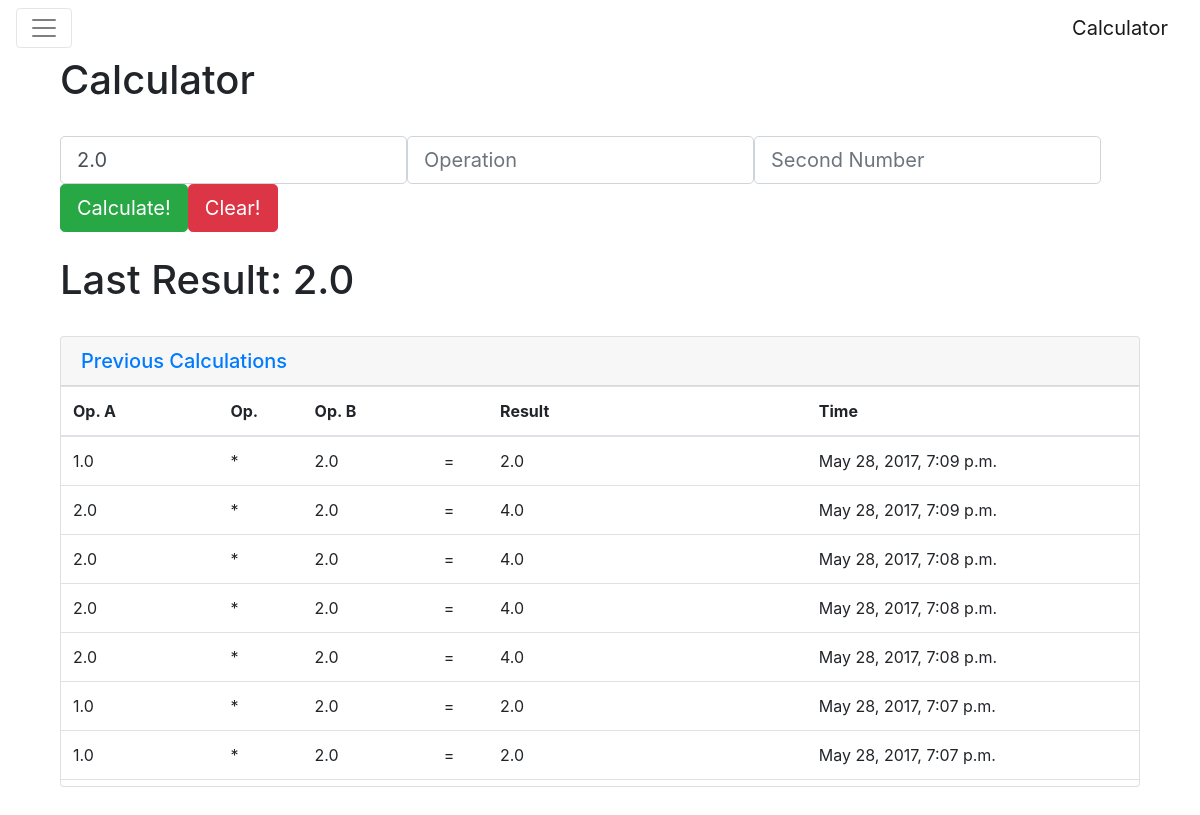
The app's page /calc/, older data.
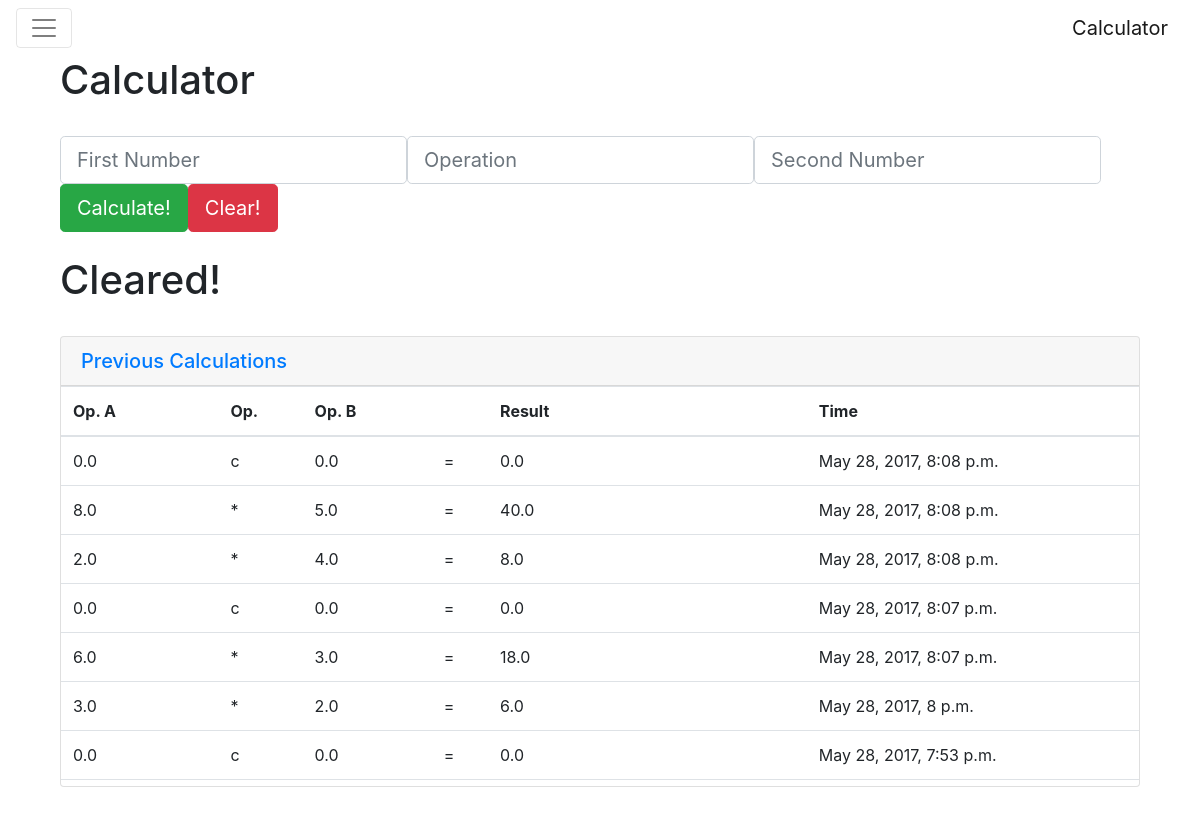
The same page, newer data.
### calc/models.py (models this page shows, shortened)
class calc_log(models.Model):
    op_a = models.FloatField(null=True)
    op = models.CharField(max_length=200, null=True)
    op_b = models.FloatField(null=True)
    res = models.FloatField(null=True)
    calc_time = models.DateTimeField('date published')

### calc/views.py (the view)
class IndexView(generic.ListView):
    template_name = 'calc/index.html'
    context_object_name = 'calc_log_list'
    def get_queryset(self):
        return calc_log.objects.order_by('-calc_time')

### calc/templates/calc/index.html (shortened to what this page needs)
{% extends "calc/base.html" %}
{% block content %}
<div id="content">
  <div class="container">
    <div class="col-sm-12">
      <h1>Calculator</h1><br>
      <form action="/calc/boot_submit/" method="post" class="form-inline">
        <div class="form-group">
          {% if calc_log_list.0.op != 'c' %}
            <input type="text" class="form-control form-control-lg" name = "op_a" value = "{{calc_log_list.0.res}}" placeholder = "First Number">
          {% else %}
            <input type="text" class="form-control form-control-lg" name = "op_a" placeholder = "First Number">
          {% endif %}
        </div>
        <div class="form-group">
          <input type="text" class="form-control form-control-lg" name = "op" placeholder = "Operation">
        </div>
        <div class="form-group">
          <input type="text" class="form-control form-control-lg" name = "op_b" placeholder = "Second Number">
        </div>
        <div class="form-group">
          <button type = "submit" class="btn btn-success btn-lg" name = "submit">Calculate!</button>
          <button type = "submit" class="btn btn-danger btn-lg" name = "clear">Clear!</button>
        </div>
      </form><br>
      {% if calc_log_list.0.op != 'c' %}
      <h1>Last Result: {{calc_log_list.0.res}}</h1>
      {% else %}
      <h1>Cleared!</h1>
      {% endif %}
      <br>
      <div id="accordion" role="tablist" aria-multiselectable="true">
        <div class="card">
          <div class="card-header" role="tab" id="headingOne">
            <h5 class="mb-0">
              <a data-toggle="collapse" data-parent="#accordion" href="#collapseOne" aria-expanded="true" aria-controls="collapseOne">
                Previous Calculations
              </a>
            </h5>
          </div>
          <div id="collapseOne" class="collapse show" role="tabpanel" aria-labelledby="headingOne">
            <div class="card-block set_scroll">
              <table class="table">
                <thead>
                    <th>Op. A</th>
                    <th>Op. </th>
                    <th>Op. B</th>
                    <th></th>
                    <th>Result</th>
                    <th>Time</th>
                </thead>
                <tbody>
                  {% for log in calc_log_list %}
                  <tr>
                      <td>{{log.op_a}}</td>
                      <td>{{log.op}}</td>
                      <td>{{log.op_b}}</td>
                      <td>=</td>
                      <td>{{log.res}}</td>
                      <td>{{log.calc_time}}</td>
                  </tr>
                  {% endfor %}
                </tbody>
              </table>
            </div>
          </div>
        </div>
      </div>
    </div>
  </div>
</div>
{% endblock %}

Row changes from the older to the newer data that the page shows:
no longer on this page (row unchanged): calc_log: op_a "2.0", res "2.0", op_a "1.0", op "*", op_b "2.0", calc_time "May 28, 2017, 7:09 p.m."
no longer on this page (row unchanged): calc_log: op_a "2.0", op "*", op_b "2.0", res "4.0", calc_time "May 28, 2017, 7:09 p.m."
no longer on this page (row unchanged): calc_log: op_a "2.0", op "*", op_b "2.0", res "4.0", calc_time "May 28, 2017, 7:08 p.m."
no longer on this page (row unchanged): calc_log: op_a "2.0", op "*", op_b "2.0", res "4.0", calc_time "May 28, 2017, 7:08 p.m."
no longer on this page (row unchanged): calc_log: op_a "2.0", op "*", op_b "2.0", res "4.0", calc_time "May 28, 2017, 7:08 p.m."
no longer on this page (row unchanged): calc_log: op_a "1.0", op "*", op_b "2.0", res "2.0", calc_time "May 28, 2017, 7:07 p.m."
no longer on this page (row unchanged): calc_log: op_a "1.0", op "*", op_b "2.0", res "2.0", calc_time "May 28, 2017, 7:07 p.m."
added calc_log: op_a "0.0", op "c", op_b "0.0", res "0.0", calc_time "May 28, 2017, 8:08 p.m."
added calc_log: op_a "8.0", op "*", op_b "5.0", res "40.0", calc_time "May 28, 2017, 8:08 p.m."
added calc_log: op_a "2.0", op "*", op_b "4.0", res "8.0", calc_time "May 28, 2017, 8:08 p.m."
added calc_log: op_a "0.0", op "c", op_b "0.0", res "0.0", calc_time "May 28, 2017, 8:07 p.m."
added calc_log: op_a "6.0", op "*", op_b "3.0", res "18.0", calc_time "May 28, 2017, 8:07 p.m."
added calc_log: op_a "3.0", op "*", op_b "2.0", res "6.0", calc_time "May 28, 2017, 8 p.m."
added calc_log: op_a "0.0", op "c", op_b "0.0", res "0.0", calc_time "May 28, 2017, 7:53 p.m."
Text that changed along with them:
text no longer shown: "Last Result:"
text now shown: "Cleared!"
